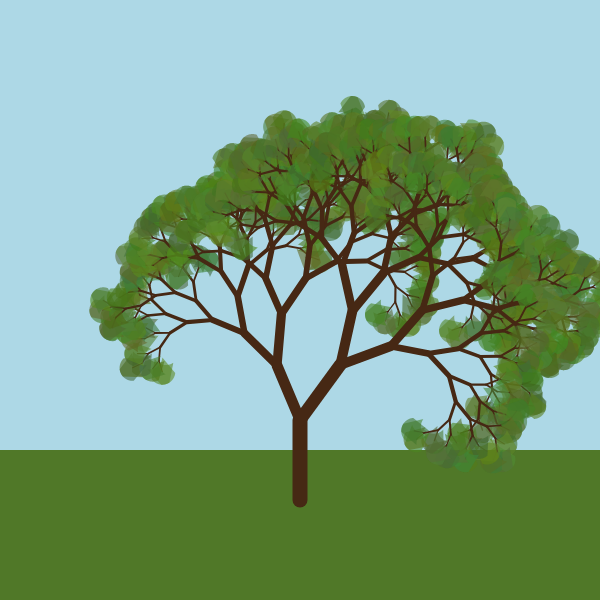
Frame 1 (no input)
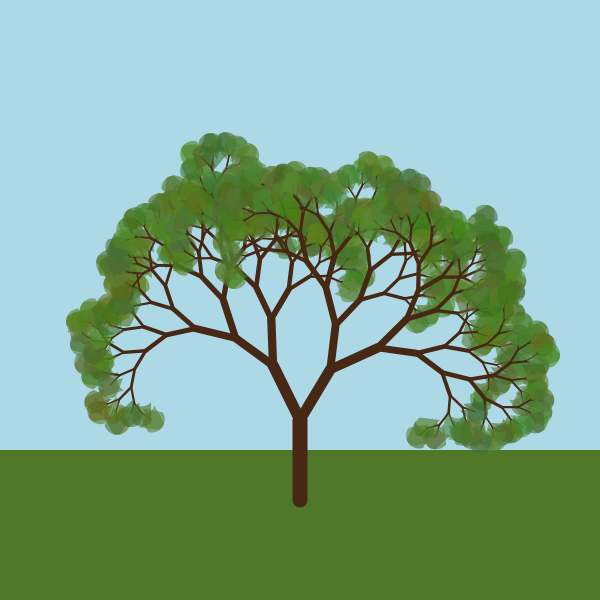
Frame 2 (the mouse pressed at the canvas centre, redrawn once)

The p5.js sketch that drew these frames (run headless with seeded random() and noise() and a simulated clock; the mouse was pressed at the canvas centre and the sketch redrawn once):

// p5.js sketch
// ── sketch.js
function setup() {
  createCanvas(600, 600);
  //dimensione dello sfondo
  angleMode(DEGREES)
  //userò gli angoli in gradi e non radianti
  noLoop()
  //ferma il loop 
}

function draw() {
  background(173, 216, 230); 
  //inserisco uno sfondo azzurrino chiaro
  fill(80,120,40);
  noStroke();
  rect(0,450, 600, 300);
  
  translate (width/2,height/2+200);
  //sposto l'origine al centro del mio schermo
  ramo(80);
  //branch è una funzione che accetta len come parametro
  //ora sto dicendo alla funzione ramo di crearne uno lungo 100
  
  
}

//funzione per creare i rami 
//len è la lunghezza del ramo corrente 
function ramo(lung) {
  push()
  if (lung>10) 
    {
  stroke(70,40,20) //colore marrone
  strokeWeight(map(lung,10,80,1,15))
  //crea una proprorzione, 10-100 è la lunghezza del ramo, che viene proporzionata allo spessore 1-15
  line(0,0,0,-lung) //dal punto mi disegna un "ramo" verso l'alto di lunghezza len
  translate(0,-lung) //sposta il punto di applicazione in cima
  rotate(random(-20,-30)) //rotazione di 30 gradi 
  ramo(lung * random(0.7, 0.9)) //moltiplico la lunghezza del ramo per un numero minore di zero --> si rimpicciolisce 
  rotate(random(50,60))
  ramo(lung * random(0.7, 0.9)) //random, varia ogni volta che ricarico
}
  //faccio le foglie
  else {
    //inserisco tre variabili per RGB, in modo che le foglie siano sempre diverse casualmente 
    var r = 80 + random (-20,20)
    var g = 120 + random (-20,+20)
    var b = 40 + random (-20,20)
    fill(r,g,b,150) //150 è la sfocatura 
    noStroke()
    
    beginShape() //creo una forma complessa, con poligono personalizzati 
    for (var i=45; i<135; i++) { //inserisco la variabile i, che sarebbero i gradi, da 45 a 135
      var rad = 13 //raggio di cerchio 15 fisso
      var x = rad*cos(i) //calcolo così la coordinata x
      var y = rad*sin(-i) //calcolo così la coordinata y
      vertex(x,y) //definisco tantissimi "vertici" 
    }
    for (var i=135; i>40; i--) { //facciola la stessa cosa di sopra ma ripercorro al contrario 
      var rad = 13
      var x = rad*cos(i)
      var y = rad*sin(-i) +20 //sposto leggermente sul basso 
      vertex(x,y)

    } //il primo for crea la parte superiore, il secondo quella inferiore. 

  endShape(close) //i fa unire il primo con l'ultimo vertice 


  }
  pop()
  //creo una bolla 

}
